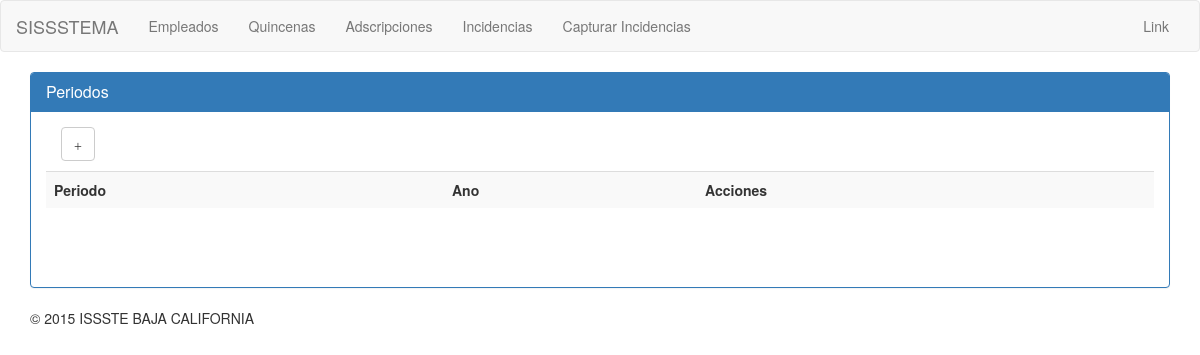
The app's page /index.php/periodos, older data.
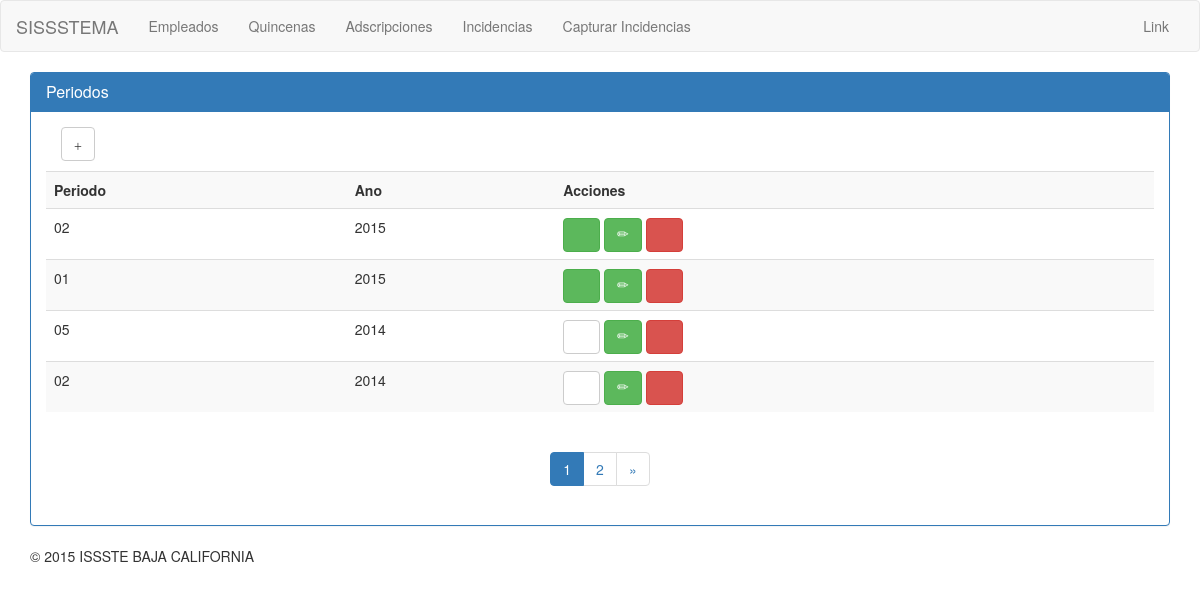
The same page, newer data.
### tables this page shows
CREATE TABLE IF NOT EXISTS `periodos` (
  `id` int(11) NOT NULL AUTO_INCREMENT,
  `period` int(2) unsigned zerofill NOT NULL,
  `year` int(4) NOT NULL,
  `created_at` datetime NOT NULL,
  `updated_at` timestamp NOT NULL DEFAULT CURRENT_TIMESTAMP ON UPDATE CURRENT_TIMESTAMP,
  `activo` tinyint(1) NOT NULL,
  PRIMARY KEY (`id`),
  KEY `id` (`id`),
  KEY `id_2` (`id`)
);

### index.php (called while the page is built, shortened)
<?php
require_once BASEPATH.'core/CodeIgniter.php';

### application/core/my_model.php (called while the page is built, shortened)
<?php defined('BASEPATH') OR exit('No direct script access allowed');
class MY_Model extends CI_Model
{
    protected $_database;
    public $table = NULL;
    public $primary_key = 'id';
    protected $return_as = 'object';
    protected $return_as_dropdown = NULL;
    protected $_dropdown_field = '';
    private $_select = '*';
    public function _prep_after_read($data, $multi = TRUE)
    {
        $data = $this->join_temporary_results($data);
        $this->_database->reset_query();
        if(isset($this->return_as_dropdown) && $this->return_as_dropdown == 'dropdown')
        {
            foreach($data as $row)
            {
                $dropdown[$row[$this->primary_key]] =  $row[$this->_dropdown_field].' - '.$row[$this->_dropdown_field2];
            }
            $data = $dropdown;
            $this->return_as_dropdown = NULL;
        }
        elseif($this->return_as == 'object')
        {
            $data = json_decode(json_encode($data), FALSE);
        }
        return  $data;
    }
    public function limit($limit, $offset = 0)
    {
        $this->_database->limit($limit, $offset);
        return $this;
    }
    public function get_all($where = NULL)
    {
        if(isset($data) && $data !== FALSE)
        {
            $this->_database->reset_query();
            return $data;
        }
        else
        {
            if($this->_select)
            {
                $this->_database->select($this->_select);
            }
            $query = $this->_database->get($this->table);
            if($query->num_rows() > 0)
            {
                $data = $query->result_array();
                $data = $this->trigger('after_get', $data);
                $data = $this->_prep_after_read($data,TRUE);
                return $data;
            }
            else
            {
                return FALSE;
            }
        }
    }
    public function count($where = NULL)
    {
        $this->_database->from($this->table);
        $number_rows = $this->_database->count_all_results();
        return $number_rows;
    }
    protected function join_temporary_results($data)
    {
        return $data;
    }
    public function trigger($event, $data = array(), $last = TRUE)
    {
        return $data;
    }
    public function order_by($criteria, $order = 'ASC')
    {
        if(is_array($criteria))
        {
            foreach ($criteria as $key=>$value)
            {
                $this->_database->order_by($key, $value);
            }
        }
        else
        {
            $this->_database->order_by($criteria, $order);
        }
        return $this;
    }
    private function _set_connection()
    {
        $this->_database = $this->db;
    }
    public function paginate($rows_per_page, $total_rows = NULL, $page_number = 1)
    {
        if(isset($data) && $data !== FALSE)
        {
            return $data;
        }
        else
        {
            $data = $this->get_all();
            if($data)
            {
                return $data;
            }
            else
            {
                return FALSE;
            }
        }
    }
    private function _fetch_table()
    {
        if (!isset($this->table))
        {
            $this->table = $this->_get_table_name(get_class($this));
        }
        return TRUE;
    }
    private function _get_table_name($model_name)
    {
        $table_name = plural(preg_replace('/(_m|_model)?$/', '', strtolower($model_name)));
        return $table_name;
    }
}

### application/views/periodos/index.php (the view, shortened to what this page needs)
<div class="col-md-6">
	<p><button type="button" class="btn btn-default" data-toggle="modal" data-target=".bs-example-modal-sm">
		<span class="glyphicon glyphicon-plus" aria-hidden="true"></span>
	</button></p>
</div>
<table class="table table-striped">
		<tr>
			<td><b>Periodo</b></td>
			<td><b>Ano</b></td>
			<td><b>Acciones</b></td>
		</tr>
		<tr>
<?php	foreach ($periodos as $periodo): ?>
				<?php
					$atributo_boton_modificar = array('data-toggle' => 'modal', 'data-target' => '.bs-example-modal-sm', 'class' => 'btn btn-success glyphicon glyphicon-pencil');
					$atributo_boton_eliminar = array('class' => 'btn btn-danger glyphicon glyphicon-remove', 'onclick' => "javascript:return confirm('Seguro que desea eliminar este dato?')");
				 ?>
				 <?php
					if($periodo->activo) {
						$atributo_boton_activate = array('class' => 'btn btn-success glyphicon glyphicon-off');
					} else {
						$atributo_boton_activate = array('class' => 'btn btn-default glyphicon glyphicon-off');
					}
				?>
				<?php if ($periodo->id != 10): ?>
					<td><?php echo $periodo->period;?></td>
					<td><?php echo $periodo->year;?></td>
					<td>
						<?php echo anchor('periodos/activate/'.$periodo->id,' ',$atributo_boton_activate);?>
						<?php echo anchor('periodos/edit/'.$periodo->id,' ',$atributo_boton_modificar);?>
						<?php echo anchor('periodos/delete/'.$periodo->id,' ',$atributo_boton_eliminar);?>
					</td>
				<?php endif; ?>
			</tr>
	<?php 	endforeach;?>
</table>
	<div align="center"><ul class="pagination"> <?php echo $this->pagination->create_links(); ?> </ul></div>

Row changes from the older to the newer data that the page shows:
added periodos: period "02", year "2015"
added periodos: period "01", year "2015"
added periodos: period "05", year "2014"
added periodos: period "02", year "2014"
Text that changed along with them:
$this->pagination->create_links(): (not shown) → "1 2 »"
